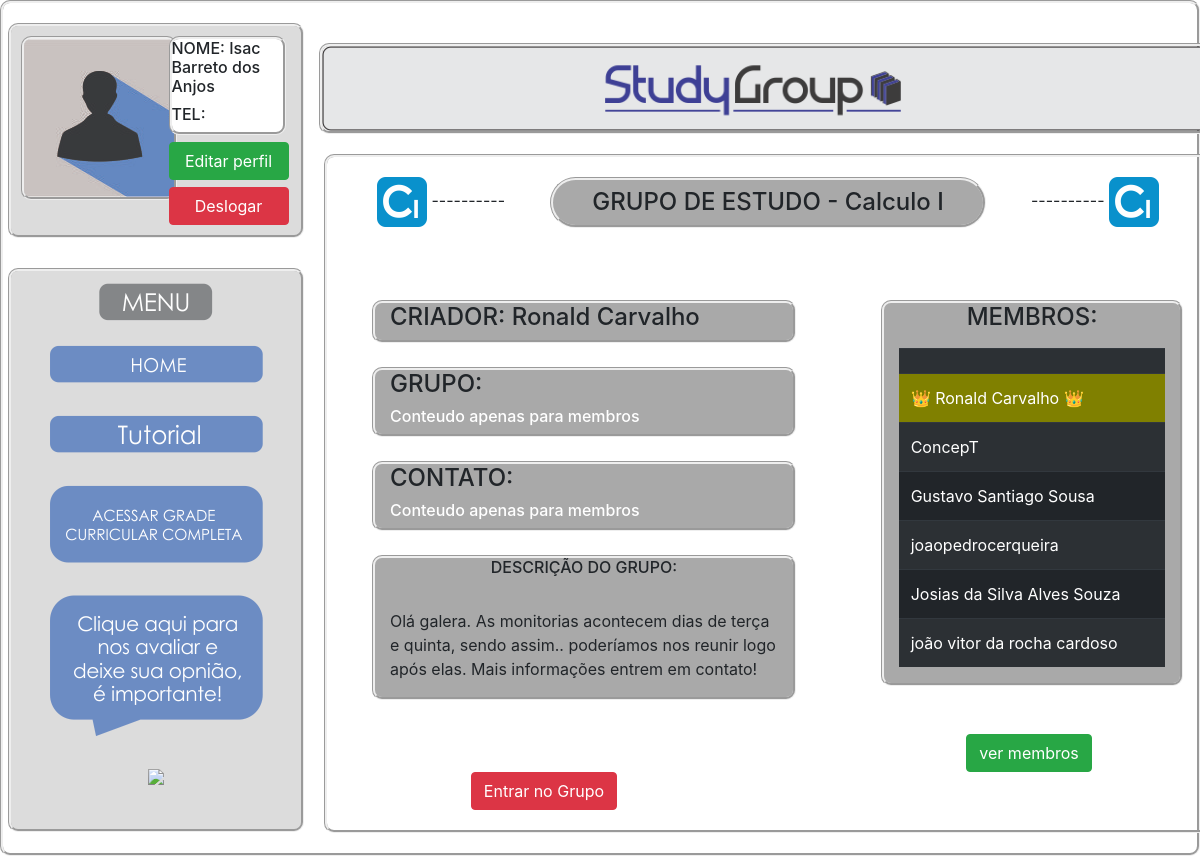
/grupo.php?grupo=49 (signed in), run on the app's committed database.
### tables this page shows
CREATE TABLE `grupos` (
  `id` int(255) NOT NULL,
  `criador` text NOT NULL,
  `materia` text NOT NULL,
  `contato` text NOT NULL,
  `descri` text NOT NULL,
  `icone` int(255) NOT NULL,
  `membros` int(255) NOT NULL DEFAULT 0,
  `link` text NOT NULL
);

CREATE TABLE `entrada` (
  `id` int(255) NOT NULL,
  `idmembro` int(255) NOT NULL,
  `nomemembro` varchar(255) NOT NULL,
  `idgrupo` int(255) NOT NULL
);

### conexao.php (the view, shortened to what this page needs)
			<?
	function grupo($id){
		$query = mysql_query("SELECT * FROM grupos WHERE id = '$id'");
		$exibe = mysql_fetch_assoc($query);
		$criador = $exibe['criador'];
		$idGrupoAtual = $exibe['id'];
		$materia = $exibe['materia'];
		$descri = $exibe['descri'];
		$icone = $exibe['icone'];
		$link = $exibe['link'];
		$userId = $_SESSION['login'];
		$userConta = $_SESSION['nome'];
		$query2 = mysql_query("SELECT * FROM usuario WHERE nome = '$criador'");
		$exibe2 = mysql_fetch_assoc($query2);
		$numero = $exibe2['telefone'];
		?>
		<div class="row">
			<div class="col-md-3 col-sm-3 col-xs-3">
				<center><img src="imagem/<?echo"$icone";?>.png">
					<span>----------</span>
				</center>
			</div>
				<div class="col-md-6 col-sm-6 col-xs-6 bg10" align="center">
					<h4>GRUPO DE ESTUDO - <?echo"$materia";?></h4>
				</div>
				<div class="col-md-3 col-sm-3 col-xs-3">
					<center>
						<span>           ----------</span>
						<img src="imagem/<?echo"$icone";?>.png">
					</center>
				</div>
		</div>
		<br>
		<br>
		<br>
		<div class="row">
		<div class="col-md-7 col-sm-7 col-xs-7">
			<center>
				<div class="row">
					<div class="col-md-10 col-sm-10 col-xs-10 bg8" align="left">
						<h4>CRIADOR: <?echo"$criador";?></h4>
					</div>
				</div>
			</center>
			<br>
			<center>
				<div class="row">
					<div class="col-md-10 col-sm-10 col-xs-10 bg8" align="left">
						<h4>GRUPO: <?
							$query = mysql_query("SELECT * FROM entrada WHERE idmembro = '$userId' AND idgrupo = '$idGrupoAtual'");
							$exibe = mysql_fetch_assoc($query);
							if($exibe or $userConta==$criador){
								?><a href="<?echo"$link";?>"><< WhatsApp >></a><?
							}else{
								?><h6 class="entrar">Conteudo apenas para membros</h6><?
							}
							?>
						</h4>
					</div>
				</div>
				<br>
				<div class="row">
					<div class="col-md-10 col-sm-10 col-xs-10 bg8" align="left">
						<h4>CONTATO: <?
							if($exibe or $userConta==$criador){
								?><h5><? echo"$numero";?></h5><?
							}else{
								?><h6 class="entrar">Conteudo apenas para membros</h6><?
							}
							?>
						</h4>
					</div>
				</div>
			</center>
			<br>
			<center>
				<div class="row">
					<div class="col-md-10 col-sm-10 col-xs-10 bg8" align="left">
						<center><h6>DESCRIÇÃO DO GRUPO:</h6></center>
			<br>
						<p> <?echo"$descri";?></p>
					</div>
				</div>
				<div class="row">
					<div class="col-md-10 col-sm-10 col-xs-10">
					<br>
					<br>
					<?php
						$userId = $_SESSION['login'];
						$userConta = $_SESSION['nome'];
					$query = mysql_query("SELECT * FROM entrada WHERE idmembro = '$userId' AND idgrupo = '$idGrupoAtual'");
					$exibe = mysql_fetch_assoc($query);
						if($userConta == $criador){
							?><a href="Cgrupo2.php?grupo=<? echo "$id";?>"><input type="submit" value="Editar grupo" class=" btn btn-danger"></a>
							<?
						}elseif(!$exibe){	?>
							<form method="post">
							<a ><input type="submit" name="entrou" value="Entrar no Grupo" class=" btn btn-danger"	>
								</form>
								</a><?
						}
										 ?>
							</div>
				</div>
		</div>
		<div class="col-md-5 col-sm-5 col-xs-5 bg9">
			<div class="row">
				<div class="col-md-10 col-sm-10 col-xs-10 bg8" align="center">
				<label><h4> MEMBROS:</h4></label>
				<table class="table table-striped table-dark"><center>
				<tr><td></td></tr>
			<?
		$query = mysql_query("SELECT * FROM entrada WHERE idgrupo = '$idGrupoAtual'");
		$exibe = mysql_fetch_assoc($query);
		?><tr><td class="lets"> 👑 <?echo"$criador";?> 👑</td></tr><?
		if($exibe>0){
			$cont = 0;
			 do {
			 	$cont = $cont + 1;
			 	if($cont > 5){
			 		break;
			 	}
			$membro = $exibe['nomemembro'];
			?>
			<tr><td><?echo"$membro";?></td></tr>
			<?
		}while($exibe = mysql_fetch_assoc($query));
		}
?>
			</center></table>
		</div>
	</div>
	<br>
	<br><center>
		&nbsp;&nbsp;&nbsp;<a href="membros.php?grupo=<? echo "$id";?>"><input type="submit" value="ver membros" class="btn btn-success"></a>
	</div>
	</div>
	</div>
		<?
	}
			?>

### css/main.css (style rules this page uses)
.bg8 { background-color: #A9A9A9; border-style:groove; border-radius: 10px; margin-left: 40px; }
.bg10 { background-color: #A9A9A9; border-style:groove; border-radius: 30px; }
.bg10 h4 { padding-top: 8px; }
.lets { background-color: #808000; }
.entrar { color: white; }

### data on the page
grupos: materia "Calculo I", criador "Ronald Carvalho", descri "Olá galera. As monitorias acontecem dias de terça e quinta, sendo assim.. poderíamos nos reunir logo após elas. Mais informações entrem em contato!"
entrada: nomemembro "ConcepT"
entrada: nomemembro "Gustavo Santiago Sousa"
entrada: nomemembro "joaopedrocerqueira"
entrada: nomemembro "Josias da Silva Alves Souza"
entrada: nomemembro "joão vitor da rocha cardoso"

### other printed values
$pessoa "Isac Barreto dos Anjos"
